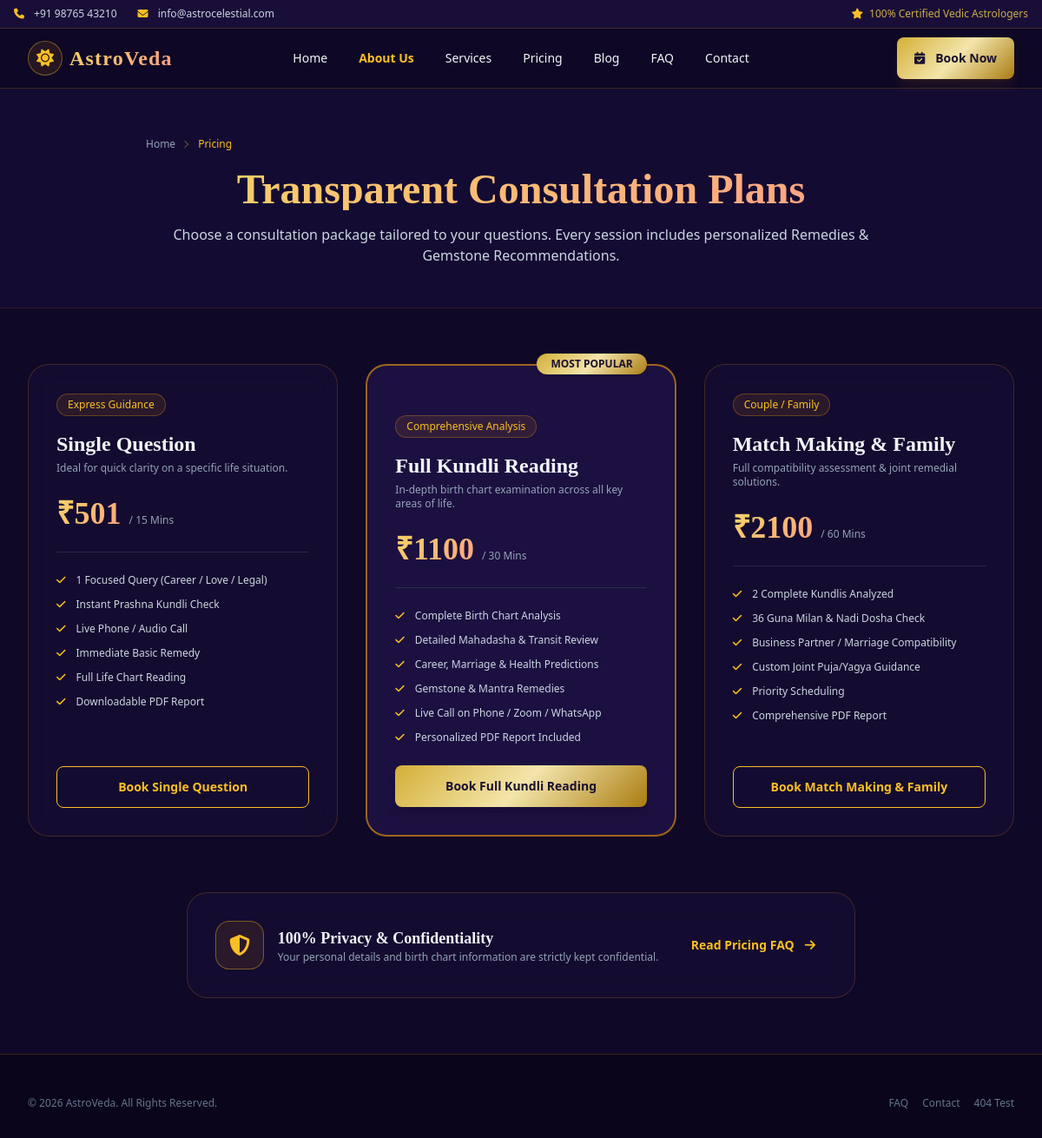
/pricing, run on the app's committed database.
### myapp/models.py (models this page shows, shortened)
class PricingPlan(models.Model):
    name = models.CharField(max_length=200)
    slug = models.SlugField(unique=True)
    badge = models.CharField(max_length=100, blank=True)
    short_description = models.TextField()
    price = models.DecimalField(max_digits=10, decimal_places=2)
    duration = models.CharField(max_length=50, default="30 Mins")
    features = models.TextField(help_text="Enter each feature on a new line")
    is_popular = models.BooleanField(default=False)
    is_active = models.BooleanField(default=True)
    display_order = models.PositiveIntegerField(default=0)
    created_at = models.DateTimeField(auto_now_add=True)
    def get_features(self):
        return [feature.strip() for feature in self.features.splitlines() if feature.strip()]

### myapp/views.py (the view)
# urls.py: path("pricing",views.pricing, name="pricing"),
def pricing(request):
    plans = PricingPlan.objects.filter(is_active=True).order_by("display_order")
    return render(request, "pricing.html", {"plans": plans})

### templates/pricing.html (shortened to what this page needs)
<!DOCTYPE html>
<html lang="en" data-theme="dark">
<head>
    <link href="https://cdn.jsdelivr.net/npm/daisyui@4.12.10/dist/full.min.css" rel="stylesheet">
    <script src="https://cdn.tailwindcss.com"></script>
    <link rel="stylesheet"
          href="https://cdnjs.cloudflare.com/ajax/libs/font-awesome/6.5.1/css/all.min.css">
</head>
<body class="bg-[#0f0826] text-slate-100 min-h-screen flex flex-col">
{% include 'navbar.html' %}
<section class="py-12 bg-[#140b33] border-b border-amber-500/10 text-center">
    <div class="max-w-4xl mx-auto px-4">
        <div class="text-xs breadcrumbs text-slate-400 mb-3 justify-center">
            <ul>
                <li>
                    <a href="{% url 'index' %}">Home</a>
                </li>
                <li class="text-amber-400">
                    Pricing
                </li>
            </ul>
        </div>
        <h1 class="text-3xl md:text-5xl font-serif font-bold gold-gradient-text mb-4">
            Transparent Consultation Plans
        </h1>
        <p class="text-slate-300 text-sm md:text-base">
            Choose a consultation package tailored to your questions.
            Every session includes personalized Remedies & Gemstone Recommendations.
        </p>
    </div>
</section>
<section class="max-w-7xl mx-auto px-4 lg:px-8 py-16">
    <div class="grid grid-cols-1 md:grid-cols-3 gap-8 items-stretch">
        {% for plan in plans %}
        <div class="astro-card {% if plan.is_popular %}popular-card{% endif %} p-8 rounded-3xl flex flex-col justify-between space-y-6 relative">
            {% if plan.is_popular %}
            <div class="absolute -top-4 right-8">
                <span class="badge gold-btn border-none px-4 py-3 text-xs shadow-md">
                    MOST POPULAR
                </span>
            </div>
            {% endif %}
            <div>
                {% if plan.badge %}
                <div class="badge bg-amber-500/10 text-amber-400 border-amber-500/30 p-3 text-xs mb-4">
                    {{ plan.badge }}
                </div>
                {% endif %}
                <h2 class="text-2xl font-serif font-bold text-slate-100">
                    {{ plan.name }}
                </h2>
                <p class="text-xs text-slate-400 mt-1">
                    {{ plan.short_description }}
                </p>
                <div class="mt-6 pb-6 border-b border-slate-700/60">
                    <span class="text-4xl font-serif font-bold gold-gradient-text">
                        ₹{{ plan.price|floatformat:0 }}
                    </span>
                    <span class="text-xs text-slate-400">
                        / {{ plan.duration }}
                    </span>
                </div>
                <ul class="mt-6 space-y-3 text-xs text-slate-300">
                    {% for feature in plan.get_features %}
                    <li class="flex items-start gap-3">
                        <i class="fa-solid fa-check text-amber-400 mt-0.5"></i>
                        <span>
                            {{ feature }}
                        </span>
                    </li>
                    {% endfor %}
                </ul>
            </div>
            <a href="{% url 'appointment' %}?plan={{ plan.slug }}"
               class="btn {% if plan.is_popular %}gold-btn border-none shadow-lg{% else %}btn-outline border-amber-400 text-amber-400 hover:bg-amber-400 hover:text-slate-900{% endif %} w-full mt-6">
                Book {{ plan.name }}
            </a>
        </div>
        {% endfor %}
    </div>
</section>
<section class="max-w-7xl mx-auto px-4 lg:px-8 mb-16">
    <div class="astro-card p-8 rounded-3xl flex flex-col md:flex-row items-center justify-between gap-6">
        <div class="flex items-center gap-4">
            <div class="w-14 h-14 rounded-2xl bg-amber-500/10 border border-amber-400/40 flex items-center justify-center text-amber-400 text-2xl shrink-0">
                <i class="fa-solid fa-shield-halved"></i>
            </div>
            <div>
                <h3 class="font-serif font-bold text-lg text-slate-100">
                    100% Privacy & Confidentiality
                </h3>
                <p class="text-xs text-slate-400">
                    Your personal details and birth chart information are strictly kept confidential.
                </p>
            </div>
        </div>
        <a href="{% url 'faq' %}"
           class="btn btn-sm btn-ghost text-amber-400 hover:bg-amber-500/10">
            Read Pricing FAQ
            <i class="fa-solid fa-arrow-right ml-1"></i>
        </a>
    </div>
</section>
{% include 'footer.html' %}
</body>
</html>

### templates/pricing.html (style rules this page uses)
.gold-gradient-text { background: linear-gradient(135deg, #f6d365 0%, #fda085 100%); -webkit-background-clip: text; -webkit-text-fill-color: transparent; }
.gold-btn { background: linear-gradient(135deg, #d4af37 0%, #f3e5ab 50%, #aa7c11 100%); color: #1a102f; font-weight: 700; }
.astro-card { background: rgba(24, 14, 56, 0.6); backdrop-filter: blur(12px); border: 1px solid rgba(245, 158, 11, 0.2); }
.popular-card { background: rgba(30, 18, 68, 0.9); border: 2px solid rgba(245, 158, 11, 0.6); }

### data on the page
PricingPlan: badge "Express Guidance", name "Single Question", short_description "Ideal for quick clarity on a specific life situation.", price "501", duration "15 Mins", get_features "1 Focused Query (Career / Love / Legal)" "Instant Prashna Kundli Check" "Live Phone / Audio Call" "Immediate Basic Remedy" "Full Life Chart Reading" "Downloadable PDF Report"
PricingPlan: is_popular "MOST POPULAR", badge "Comprehensive Analysis", name "Full Kundli Reading", short_description "In-depth birth chart examination across all key areas of life.", price "1100", duration "30 Mins", get_features "Complete Birth Chart Analysis" "Detailed Mahadasha & Transit Review" "Career, Marriage & Health Predictions" "Gemstone & Mantra Remedies" "Live Call on Phone / Zoom / WhatsApp" "Personalized PDF Report Included"
PricingPlan: badge "Couple / Family", name "Match Making & Family", short_description "Full compatibility assessment & joint remedial solutions.", price "2100", duration "60 Mins", get_features "2 Complete Kundlis Analyzed" "36 Guna Milan & Nadi Dosha Check" "Business Partner / Marriage Compatibility" "Custom Joint Puja/Yagya Guidance" "Priority Scheduling" "Comprehensive PDF Report"
